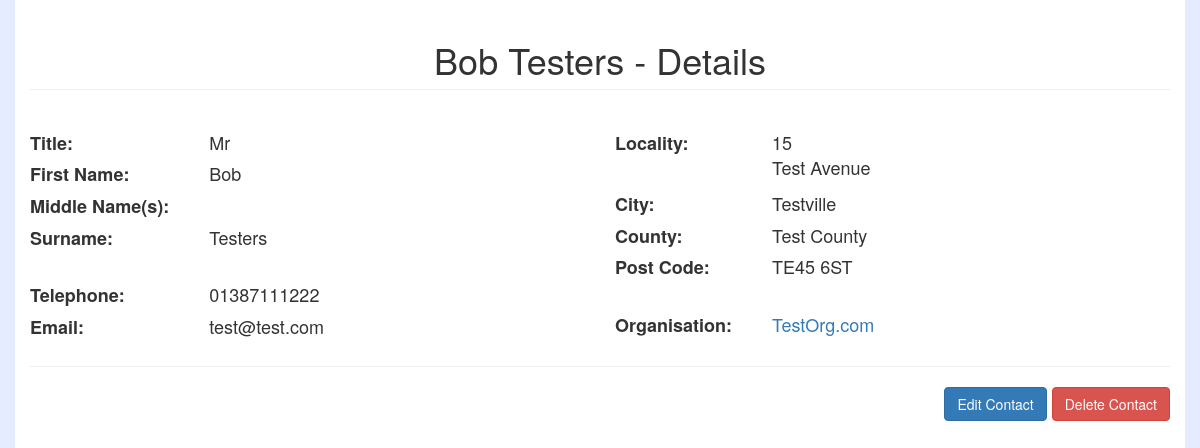
The app's page /person/1/, older data.
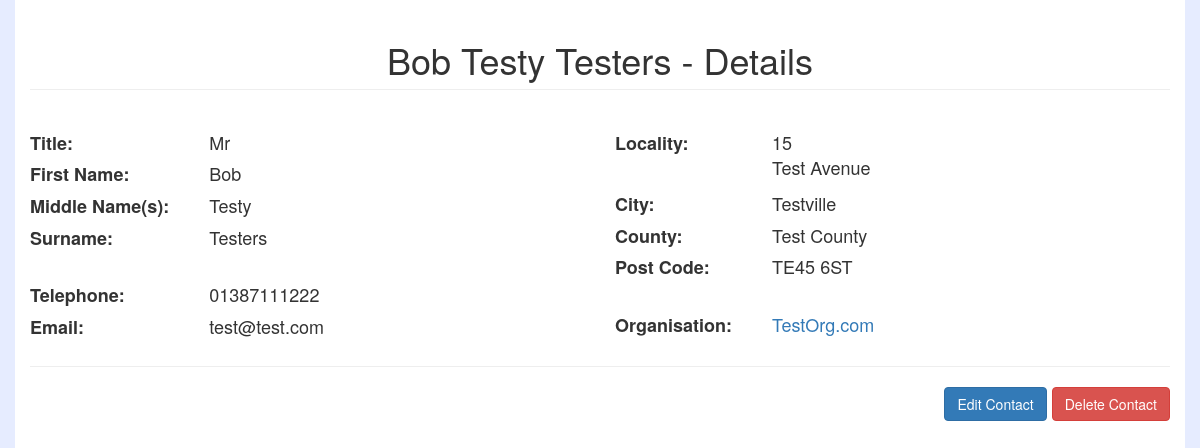
The same page, newer data.
### addresses/models.py (models this page shows, shortened)
class Address(models.Model):
    address_line1 = models.CharField(
        help_text='Address 1', max_length=100
    )
    address_line2 = models.CharField(
        help_text='Address 2', max_length=100, blank=True
    )
    address_line3 = models.CharField(
        help_text='Address 3', max_length=100, blank=True
    )
    address_city = models.CharField(
        help_text='City', max_length=50
    )
    address_county = models.CharField(
        help_text='County', max_length=50
    )
    address_postcode = models.CharField(
        help_text='Postcode', max_length=10
    )
    telephone = models.CharField(
        help_text='Telephone Number', max_length=12, blank=True
    )
    email = models.EmailField(
        help_text='Email Address', max_length=100, blank=True
    )
    def composite_addr(self):
        addr = self.address_line1
        if self.address_line2:
            addr += '\n' + str(self.address_line2)
        if self.address_line3:
            addr += '\n' + str(self.address_line3)
        return addr
    class Meta:
        abstract = True

class Person(Address):
    title_choices = [
        ('Ms', 'Ms'),
        ('Miss', 'Miss'),
        ('Mrs', 'Mrs'),
        ('Mr', 'Mr'),
        ('Master', 'Master'),
        ('Mx', 'Mx'),
    ]
    title = models.CharField(
        help_text='Title', max_length=3, choices=title_choices, blank=True
    )
    firstname = models.CharField(
        help_text='First Name', max_length=50
    )
    middlename = models.CharField(
        help_text='Middle Name(s)', max_length=100, blank=True
    )
    surname = models.CharField(
        help_text='Surname', max_length=50
    )
    organisation = models.ForeignKey(
        Organisation, help_text='Organisation Name'
    )
    def get_fullname(self):
        fullname = self.firstname
        if self.middlename:
            fullname += ' ' + self.middlename
        return fullname + ' ' + self.surname

class Organisation(Address):
    org_name = models.CharField(
        help_text='Organisation Name', max_length=50
    )

### addresses/views.py (the view)
# urls.py: url(r'^person/(?P<page_id>\d+)/$', 'addresses.views.view_person', name='view_person'),
def view_person(request, **kwargs):
    person = Person.objects.get(id=kwargs['page_id'])
    return render(request, 'person.html', {'person': person})

### addresses/templates/person.html
{% extends 'base.html' %}
{% block person %}
    <div class="row">
        <div class="col-lg-12">
            <h1 class="page-header text-center">{{ person.get_fullname }} - Details</h1>
            <br>
        </div>
    </div>
    <div class="row">
        <div class="col-lg-6">
            <table class="table-hover details-table">
                <tr>
                    <td><label>Title: </label></td>
                    <td>{{ person.title }}</td>
                </tr>
                <tr>
                    <td><label>First Name: </label></td>
                    <td>{{ person.firstname }}</td>
                </tr>
                <tr>
                    <td><label>Middle Name(s): </label></td>
                    <td>{{ person.middlename }}</td>
                </tr>
                <tr>
                    <td><label>Surname: </label></td>
                    <td>{{ person.surname }}</td>
                </tr>
                <tr>
                    <td colspan="2">&nbsp;</td>
                </tr>
                <tr>
                    <td><label>Telephone: </label></td>
                    <td>{{ person.telephone }}</td>
                </tr>
                <tr>
                    <td><label>Email: </label></td>
                    <td>{{ person.email }}</td>
                </tr>
            </table>
        </div>
        <div class="col-lg-6">
            <table class="table-hover details-table">
                <tr>
                    <td><label>Locality: </label></td>
                    <td>{{ person.composite_addr|linebreaks }}</td>
                </tr>
                <tr>
                    <td><label>City: </label></td>
                    <td>{{ person.address_city }}</td>
                </tr>
                <tr>
                    <td><label>County: </label></td>
                    <td>{{ person.address_county }}</td>
                </tr>
                <tr>
                    <td><label>Post Code: </label></td>
                    <td>{{ person.address_postcode }}</td>
                </tr>
                <tr>
                    <td colspan="2">&nbsp;</td>
                </tr>
                <tr>
                    <td><label>Organisation: </label></td>
                    <td> <a href="{% url 'view_org' page_id=person.organisation.id %}" >{{ person.organisation.org_name }}</a> </td>
                </tr>
            </table>
        </div>
    </div>
    <hr>
    <div class="row">
        <div class="col-lg-12">
            <div class="pull-right btn-toolbar">
                <a class="btn btn-primary" href="{% url 'update_person'  page_id=person.id %}">Edit Contact</a>
                <a class="btn btn-danger" href="{% url 'update_person'  page_id=person.id %}?delete=true">Delete Contact</a>
            </div>
        </div>
    </div>
{% endblock %}

### addresses/templates/base.html (shortened to what this page needs)
<!DOCTYPE html>
<html lang="en">
<head>
    {% load static %}
    <link href="{% static 'bootstrap/dist/css/bootstrap.min.css' %}" rel="stylesheet" type="text/css">
    <link href="{% static 'main.css' %}" rel="stylesheet" type="text/css">
    <link href="{% static 'datatables-plugins/integration/bootstrap/3/dataTables.bootstrap.css' %}" rel="stylesheet">
</head>
<body>
    <div class="container addr-container">
        {% block person %}{% endblock %}
    </div>
</body>
</html>

### addresses/static/main.css (style rules this page uses)
html, body { height: 100%; }
body { background-color: #e6ecff; }
.addr-container { background-color: #ffffff; height: 100%; }
.details-table { font-size: 18px; }
.details-table td { vertical-align: top; padding-right: 40px; }

Row changes from the older to the newer data that the page shows:
changed Person "Mr": get_fullname "Bob Testers" → "Bob Testy Testers"; middlename (not shown) → "Testy"
